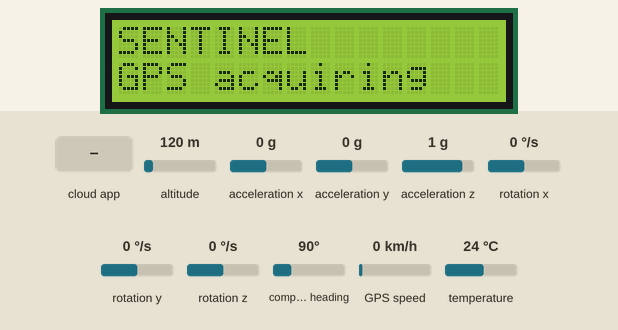
The sketch below on a simulated ESP32. Shown: 16×2 character LCD. The inputs (shaded band) are chosen by the test bench; at power-on: GPS speed 0 km/h, altitude 120 m, acceleration x 0 g, acceleration y 0 g, acceleration z 1 g, rotation x 0 °/s, rotation y 0 °/s, rotation z 0 °/s, compass heading 90°, temperature 24 °C. WiFi joins after 1.5 s; servers stay silent unless stated; a WiFi scan finds three made-up networks; the local clock reads 2024-03-15 10:24:30 at power-on unless the sketch sets it; the GPS gets a fix after 3 s at 37.7749, -122.4194 with 8 satellites; the modem accepts every AT command (registered, SIM ready, sends succeed) and sends nothing else; the Firebase database answers and starts empty; what the sketch prints to the serial monitor is not drawn.

Above: at 1.2 s.
1.3 s: GPS speed set to 4 km/h
4.8 s: GPS speed set to 7 km/h
At 5.8 s:
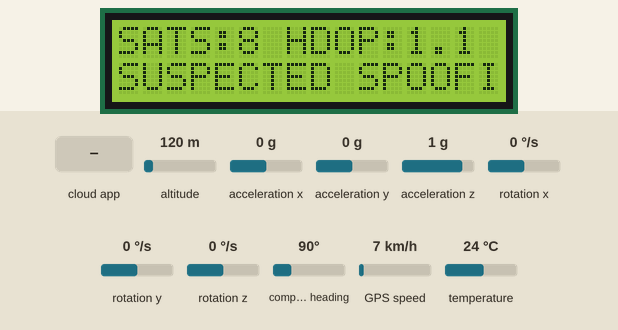
8.1 s: the phone or cloud app sets simMode to DEGRADED
At 12.1 s:
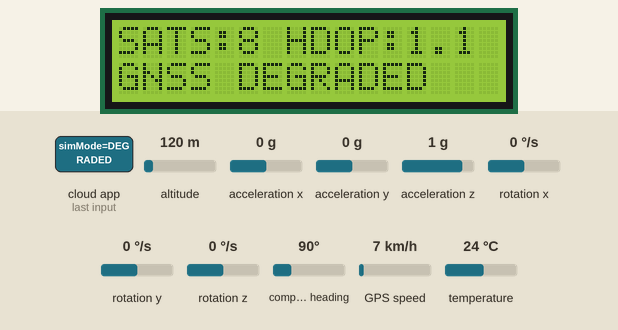
12.4 s: the phone or cloud app sets simMode to BLACKOUT
At 17.2 s:
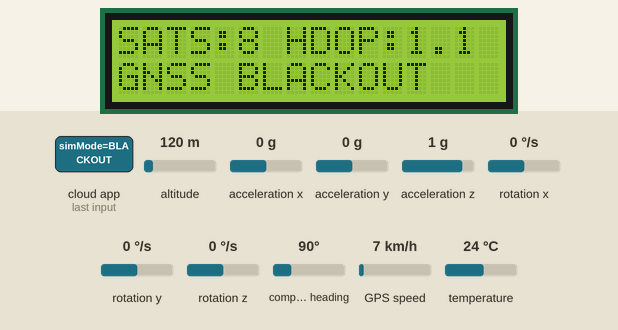
Timing chart, 0 to 17.8 s (numbered marks = the images above; inputs shaded):
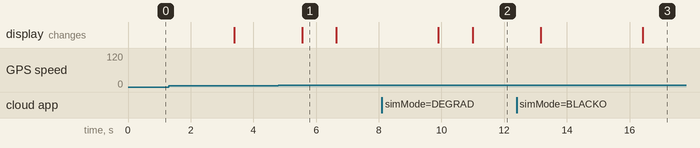

The sketch:

sketch_oct21a.ino
```cpp
#include <Wire.h>
#include <Adafruit_MPU6050.h>
#include <Adafruit_Sensor.h>
#include <LiquidCrystal_I2C.h>
#include <TinyGPS++.h>
#include <math.h>
// ----- STEP 3 STARTS HERE -----
#include <WiFi.h>
#include <Firebase_ESP_Client.h>
#include <addons/TokenHelper.h>
#include "secret.h"

FirebaseData fbdo;
FirebaseAuth fbAuth;
FirebaseConfig fbConfig;

struct Snapshot { char status[24];
  int sats; bool hdopOk; float hdop;
  bool hasFix; double lat, lon;
  float gpsSpeed, accelMag, accelChange, gyroMag;
  };
struct StatusEvent { char from[24]; char to[24]; int sats; float hdop; float spd; };

Snapshot snap;
SemaphoreHandle_t snapMutex;
QueueHandle_t eventQueue, smsQueue;
volatile int simMode = 0;

const char* toCode(const String& s) {
  if (s == "NORMAL")             return "NORMAL";
  if (s == "GNSS DEGRADED")      return "GNSS_DEGRADED";
  if (s == "SUSPECTED SPOOFING") return "SUSPECTED_SPOOFING";
  if (s == "GNSS BLACKOUT")      return "GNSS_BLACKOUT";
  return "GPS_ACQUIRING"; }
// ----- STEP 3 ENDS HERE -----
// ---------- HARDWARE ----------
Adafruit_MPU6050 mpu;
LiquidCrystal_I2C lcd(0x27, 16, 2);

TinyGPSPlus gps;
HardwareSerial GPSserial(1);
HardwareSerial ModemSerial(2);

// ---------- GPS SETTINGS ----------
const unsigned long GPS_TIMEOUT = 10000;
unsigned long lastValidGPS = 0;
bool gpsFixAcquired = false;

// ---------- GNSS QUALITY ----------
bool gnssDegraded = false;
int poorGPSCount = 0;
int goodGPSCount = 0;

bool TEST_DEGRADED = false;
bool TEST_SPOOFING = false;

// ---------- ALERT STATE ----------
String previousStatus = "GPS ACQUIRING";

// ---------- MODEM RESPONSE ----------
bool waitForModem(const char *expected,
                  unsigned long timeout) {
  String response = "";
  unsigned long start = millis();

  while (millis() - start < timeout) {
    while (ModemSerial.available()) {
      char c = ModemSerial.read();
      Serial.write(c);
      response += c;

      if (response.indexOf(expected) >= 0) {
        return true;
      }

      if (response.length() > 500) {
        response.remove(0, 250);
      }
    }
    delay(1);
  }

  Serial.println("\nModem response timeout.");
  return false;
}

// ---------- SEND SMS ----------
bool sendSMS(String message) {
  Serial.println("\nPreparing SMS...");

  ModemSerial.println("AT");
  if (!waitForModem("OK", 3000)) return false;

  ModemSerial.println("AT+CMGF=1");
  if (!waitForModem("OK", 3000)) return false;

  ModemSerial.print("AT+CMGS=\"");
  ModemSerial.print(PHONE_NUMBER);
  ModemSerial.println("\"");

  if (!waitForModem(">", 10000)) return false;

  ModemSerial.print(message);
  ModemSerial.write(26);  // Ctrl+Z sends SMS

  if (!waitForModem("+CMGS:", 30000)) {
    Serial.println("\nSMS was not confirmed.");
    return false;
  }

  waitForModem("OK", 5000);
  Serial.println("\nSMS accepted by modem.");
  return true;
}

// ----- STEP 4 STARTS HERE -----
float fin(float v) { return isfinite(v) ? v : 0.0f; }

void pushLive() {
  Snapshot s;
  xSemaphoreTake(snapMutex, portMAX_DELAY);
  s = snap;
  xSemaphoreGive(snapMutex);

  char buf[400];
  int n = snprintf(buf, sizeof(buf),
    "{\"ts\":%lld,\"status\":\"%s\",\"sats\":%d,\"gpsSpeed\":%.2f,"
    "\"accelMag\":%.3f,\"accelChange\":%.3f,\"gyroMag\":%.3f,"
    "\"rssi\":%d,\"sim\":%d",
    (long long)time(nullptr) * 1000LL, s.status, s.sats, fin(s.gpsSpeed),
    fin(s.accelMag), fin(s.accelChange), fin(s.gyroMag),
    (int)WiFi.RSSI(), (int)simMode);
  if (s.hdopOk)
    n += snprintf(buf + n, sizeof(buf) - n, ",\"hdop\":%.2f", fin(s.hdop));
  if (s.hasFix)
    n += snprintf(buf + n, sizeof(buf) - n, ",\"lat\":%.6f,\"lon\":%.6f", s.lat, s.lon);
  snprintf(buf + n, sizeof(buf) - n, "}");

  Serial.print("[FB] sending: ");
  Serial.println(buf);

  FirebaseJson j;
  j.setJsonData(buf);

  if (Firebase.RTDB.setJSON(&fbdo, "/devices/sentinel01/live", &j)) {
    Serial.println("[FB] live OK");
  } else {
    Serial.printf("[FB] live FAILED: %s | HTTP %d\n", fbdo.errorReason().c_str(), fbdo.httpCode());
    Serial.println(fbdo.payload());
  }
}

bool pushEvent(const StatusEvent& e) {
  char buf[256];
  snprintf(buf, sizeof(buf),
    "{\"ts\":%lld,\"from\":\"%s\",\"to\":\"%s\",\"sats\":%d,\"hdop\":%.2f,\"gpsSpeed\":%.2f}",
    (long long)time(nullptr) * 1000LL, e.from, e.to, e.sats, fin(e.hdop), fin(e.spd));
  FirebaseJson j;
  j.setJsonData(buf);
  return Firebase.RTDB.pushJSON(&fbdo, "/devices/sentinel01/events", &j);
}
void readCommand() {
  if (Firebase.RTDB.getString(&fbdo, "/devices/sentinel01/commands/simMode")) {
    String m = fbdo.stringData();
    simMode = (m == "DEGRADED") ? 1 : (m == "SPOOF") ? 2 : (m == "BLACKOUT") ? 3 : 0;
  }
}
void firebaseTask(void*) {
  WiFi.mode(WIFI_STA);
int n = WiFi.scanNetworks();
Serial.printf("[FB] Found %d networks:\n", n);
for (int i = 0; i < n; i++) {
  Serial.printf("   %s  (RSSI %d)\n", WiFi.SSID(i).c_str(), WiFi.RSSI(i));
}
  WiFi.mode(WIFI_STA);
  WiFi.begin("Tanmay's S24 FE", "youarewelcome");
  Serial.print("[FB] Connecting to WiFi: ");
  Serial.println("Tanmay's S24 FE");
  unsigned long t0 = millis();
  while (WiFi.status() != WL_CONNECTED) {
    vTaskDelay(pdMS_TO_TICKS(500));
    Serial.print(".");
    if (millis() - t0 > 30000) {            // retry every 30 s
      Serial.println("\n[FB] WiFi timeout, retrying...");
      WiFi.disconnect();
      WiFi.begin("Tanmay's S24 FE", "youarewelcome");
      t0 = millis();
    }
  }
  Serial.print("\n[FB] WiFi connected, IP: ");
  Serial.println(WiFi.localIP());
  configTime(19800, 0, "pool.ntp.org", "time.google.com");   // IST; SSL/auth needs correct time
  unsigned long tw = millis();
while (time(nullptr) < 1700000000 && millis() - tw < 15000) vTaskDelay(pdMS_TO_TICKS(200));

  fbConfig.api_key = "AIzaSyC3s0nonk22rvKT-mGNGpCGHE1KakSULN8";
  fbConfig.database_url = "sentinel-bc1f1-default-rtdb.asia-southeast1.firebasedatabase.app";
  fbConfig.token_status_callback = tokenStatusCallback;
  Firebase.reconnectNetwork(true);
  fbdo.setBSSLBufferSize(4096, 1024);
  fbdo.setResponseSize(2048);
  fbConfig.signer.test_mode = true;
  Firebase.begin(&fbConfig, &fbAuth);
  Serial.println("[FB] Firebase.begin called, waiting for token...");

  unsigned long lastLive = 0, lastCmd = 0, lastDbg = 0;
  for (;;) {
    if (millis() - lastDbg >= 5000) {
      lastDbg = millis();
      Serial.printf("[FB] WiFi=%s  FirebaseReady=%s\n",
        WiFi.status() == WL_CONNECTED ? "CONNECTED" : "NOT CONNECTED",
        Firebase.ready() ? "YES" : "NO");
    }
    if (WiFi.status() == WL_CONNECTED && Firebase.ready()) {
      static bool tested = false;
if (!tested) {
  tested = true;
  if (Firebase.RTDB.setString(&fbdo, "/test/hello", "ok")) Serial.println("[FB] TEST OK");
  else { Serial.print("[FB] TEST FAILED: "); Serial.println(fbdo.errorReason()); }
}
      StatusEvent ev;
      while (xQueueReceive(eventQueue, &ev, 0) == pdTRUE) {
        if (!pushEvent(ev)) {                       // failed: put it back, retry later
          xQueueSendToFront(eventQueue, &ev, 0);
          Serial.println(fbdo.errorReason());
          break;
        }
      }
      if (millis() - lastLive >= 1500) { lastLive = millis(); pushLive(); }
      if (millis() - lastCmd  >= 2000) { lastCmd  = millis(); readCommand(); }
    }
    vTaskDelay(pdMS_TO_TICKS(100));
  }
}
void smsTask(void*) {
  char msg[160];
  for (;;) {
    if (xQueueReceive(smsQueue, msg, portMAX_DELAY) == pdTRUE) sendSMS(String(msg));
  }
}
void queueSMS(const String& m) {
  char buf[160];
  m.toCharArray(buf, sizeof(buf));
  xQueueSend(smsQueue, buf, 0);
}
// ----- STEP 4 ENDS HERE -----


// ---------- SETUP ----------
void setup() {
  Serial.begin(115200);

  // Start Firebase/SMS tasks FIRST so Wi-Fi and the database work
  // even if a sensor is missing or miswired.
  snapMutex  = xSemaphoreCreateMutex();
  eventQueue = xQueueCreate(10, sizeof(StatusEvent));
  smsQueue   = xQueueCreate(4, 160);
  strlcpy(snap.status, "GPS_ACQUIRING", sizeof(snap.status));
  xTaskCreatePinnedToCore(firebaseTask, "fb",  20480, NULL, 1, NULL, 0);
  xTaskCreatePinnedToCore(smsTask,      "sms",  4096, NULL, 1, NULL, 0);
  // even if a sensor is missing or miswired.

  Wire.begin(21, 22);

  if (!mpu.begin()) {
    Serial.println("MPU6050 NOT FOUND! Check SDA->GPIO21, SCL->GPIO22, VCC, GND");
    while (true) delay(100);
  }

  lcd.init();
  lcd.backlight();

  GPSserial.setRxBufferSize(1024);
  GPSserial.begin(9600, SERIAL_8N1, 16, 17);
  ModemSerial.begin(115200, SERIAL_8N1, 26, 27);

  lcd.clear();
  lcd.setCursor(0, 0);
  lcd.print("SENTINEL");
  lcd.setCursor(0, 1);
  lcd.print("GPS acquiring");

  Serial.println("SENTINEL STARTED");
  Serial.println("Waiting for first GPS fix...");
  // ----- STEP 5 NEW BLOCK ENDS HERE ----
}

// ---------- MAIN LOOP ----------
void loop() {
  // Read all incoming GPS data
  while (GPSserial.available()) {
    gps.encode(GPSserial.read());
  }

  // Record only a valid, updated GPS location
  if (gps.location.isUpdated() &&
      gps.location.isValid()) {
    lastValidGPS = millis();
    gpsFixAcquired = true;
  }

  int satellites = gps.satellites.value();
  bool hdopAvailable = gps.hdop.isValid();
  bool locationValid = gps.location.isValid();
  bool speedValid = gps.speed.isValid();

  float gpsSpeed = speedValid ? gps.speed.kmph() : 0.0;

  // Read MPU6050
  sensors_event_t a, g, temp;
  mpu.getEvent(&a, &g, &temp);

  float accelMagnitude = sqrt(
    a.acceleration.x * a.acceleration.x +
    a.acceleration.y * a.acceleration.y +
    a.acceleration.z * a.acceleration.z
  );

  float accelerationChange = fabs(accelMagnitude - 9.81);

  float gyroMagnitude = sqrt(
    g.gyro.x * g.gyro.x +
    g.gyro.y * g.gyro.y +
    g.gyro.z * g.gyro.z
  );

  bool imuStationary =
    accelerationChange < 1.5 &&
    gyroMagnitude < 0.15;


  // NEW: simulation flags now come from the dashboard
  TEST_DEGRADED = (simMode == 1);
  TEST_SPOOFING = (simMode == 2);

// GNSS quality checks


bool poorGPS =
    TEST_DEGRADED ||
    satellites < 4 ||
    (hdopAvailable && gps.hdop.hdop() > 3.0);

  bool goodGPS =
    satellites >= 4 &&
    hdopAvailable &&
    gps.hdop.hdop() <= 3.0;

  if (gpsFixAcquired) {
    if (poorGPS) {
      poorGPSCount++;
      goodGPSCount = 0;

      if (poorGPSCount >= 3) {
        gnssDegraded = true;
      }
    } else if (goodGPS) {
      goodGPSCount++;
      poorGPSCount = 0;

      if (goodGPSCount >= 3) {
        gnssDegraded = false;
      }
    }
  }

  // Determine current status
  String currentStatus;

  if (!gpsFixAcquired) {
    currentStatus = "GPS ACQUIRING";
  } else if (simMode == 3 || millis() - lastValidGPS > GPS_TIMEOUT) {
    currentStatus = "GNSS BLACKOUT";
  } else if (gnssDegraded) {
    currentStatus = "GNSS DEGRADED";
  } else if (locationValid && speedValid &&
           (TEST_SPOOFING || gpsSpeed > 5.0) &&
           imuStationary) {
    currentStatus = "SUSPECTED SPOOFING";
  } else {
    currentStatus = "NORMAL";
  }

  xSemaphoreTake(snapMutex, portMAX_DELAY);
  strlcpy(snap.status, toCode(currentStatus), sizeof(snap.status));
  snap.sats = satellites;
  snap.hdopOk = hdopAvailable;
  snap.hdop = hdopAvailable ? gps.hdop.hdop() : 0;
  snap.hasFix = locationValid && gps.location.age() < 5000;  // stale position = no fix
  snap.lat = gps.location.lat();
  snap.lon = gps.location.lng();
  snap.gpsSpeed = gpsSpeed;
  snap.accelMag = accelMagnitude;
  snap.accelChange = accelerationChange;
  snap.gyroMag = gyroMagnitude;
  xSemaphoreGive(snapMutex);

  // Serial Monitor readings
  Serial.println("\n----------------");
  Serial.print("Satellites: ");
  Serial.println(satellites);
  Serial.print("HDOP: ");
if (hdopAvailable) {
  Serial.println(gps.hdop.hdop());
} else {
  Serial.println("Unavailable");
}

  if (locationValid) {
    Serial.print("Latitude: ");
    Serial.println(gps.location.lat(), 6);

    Serial.print("Longitude: ");
    Serial.println(gps.location.lng(), 6);
  } else {
    Serial.println("GPS location unavailable");
  }

  Serial.print("GPS Speed: ");
  Serial.println(gpsSpeed);

  Serial.print("Acceleration change: ");
  Serial.println(accelerationChange);

  Serial.print("Gyro magnitude: ");
  Serial.println(gyroMagnitude);

  Serial.print("SENTINEL STATUS: ");
  Serial.println(currentStatus);

  // LCD display
  // ---------- LCD DISPLAY ----------
static unsigned long lastScreenChange = 0;
static bool showLocation = true;

if (millis() - lastScreenChange >= 3000) {
  lastScreenChange = millis();
  showLocation = !showLocation;
}

lcd.setCursor(0, 0);
lcd.print("                ");
lcd.setCursor(0, 1);
lcd.print("                ");

if (!gpsFixAcquired) {
  lcd.setCursor(0, 0);
  lcd.print("SENTINEL");
  lcd.setCursor(0, 1);
  lcd.print("GPS acquiring");
}
else if (showLocation) {
  lcd.setCursor(0, 0);
  if (locationValid) {
    lcd.print("LAT:");
    lcd.print(gps.location.lat(), 4);
  } else {
    lcd.print("LAT: unavailable");
  }

  lcd.setCursor(0, 1);
  if (locationValid) {
    lcd.print("LON:");
    lcd.print(gps.location.lng(), 4);
  } else {
    lcd.print("LON: unavailable");
  }
}
else {
  lcd.setCursor(0, 0);
  lcd.print("SATS:");
  lcd.print(satellites);
  lcd.print(" HDOP:");
  if (hdopAvailable) {
    lcd.print(gps.hdop.hdop(), 1);
  } else {
    lcd.print("--");
  }

  lcd.setCursor(0, 1);
  lcd.print(currentStatus);
}
  // Send SMS only on status changes
  if (currentStatus != previousStatus) {
    StatusEvent ev;
    strlcpy(ev.from, toCode(previousStatus), sizeof(ev.from));
    strlcpy(ev.to,   toCode(currentStatus),  sizeof(ev.to));
    ev.sats = satellites;
    ev.hdop = hdopAvailable ? gps.hdop.hdop() : 0;
    ev.spd  = gpsSpeed;
    xQueueSend(eventQueue, &ev, 0);

    bool isAbnormal =
      currentStatus == "GNSS BLACKOUT" ||
      currentStatus == "GNSS DEGRADED" ||
      currentStatus == "SUSPECTED SPOOFING";

    bool wasAbnormal =
      previousStatus == "GNSS BLACKOUT" ||
      previousStatus == "GNSS DEGRADED" ||
      previousStatus == "SUSPECTED SPOOFING";

    // No startup alert before the first GPS fix
    if (isAbnormal) {
      String message = "SENTINEL ALERT: " + currentStatus;

      if (locationValid) {
        message += "\nLat: ";
        message += String(gps.location.lat(), 6);
        message += "\nLon: ";
        message += String(gps.location.lng(), 6);
      } else {
        message += "\nGPS location unavailable.";
      }

      queueSMS(message);
    }

    // Notify recovery only after a real alert
    if (currentStatus == "NORMAL" && wasAbnormal) {
      String message = "SENTINEL: GPS/status recovered.";

      if (locationValid) {
        message += "\nLat: ";
        message += String(gps.location.lat(), 6);
        message += "\nLon: ";
        message += String(gps.location.lng(), 6);
      }

      queueSMS(message);
    }

    previousStatus = currentStatus;
  }

  delay(1000);
}
```

secret.h
```cpp
#define WIFI_SSID     "your-hotspot"
#define WIFI_PASS     "your-pass"
#define API_KEY       "AIzaSyC3s0nonk22rvKT-mGNGpCGHE1KakSULN8"
#define DATABASE_URL  "https://sentinel-bc1f1-default-rtdb.asia-southeast1.firebasedatabase.app"
#define DEVICE_EMAIL  "xyz678@gmail.com"
#define DEVICE_PASS   "xyz678"
#define PHONE_NUMBER  "+91XXXXXXXXXX"
```

Measured:
- the behaviour switches between 5 and 6 km/h on GPS speed (found by bisection; images 0 and 1)
- after the input at 4.8 s, the display: changes after 0.76 s (image 1)
- after the input at 8.1 s, the display: first differs from a run without the input after 2.9 s (image 2)
- after the input at 12.4 s, the display: first differs from a run without the input after 4.0 s (image 3)
- what the display in image 1 shows lasts 1.0 s, from 5.6 s to 6.6 s
